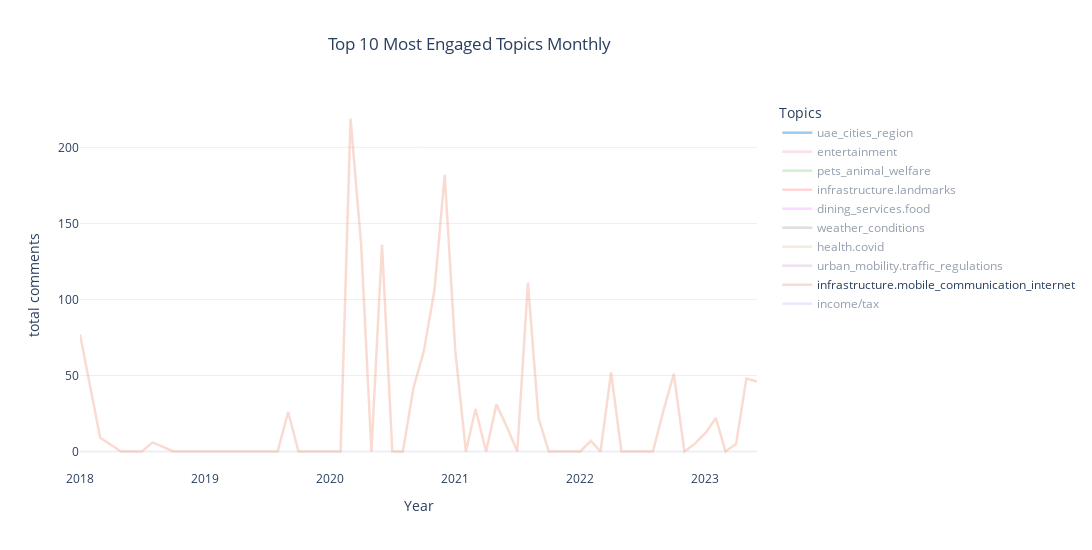

The notebook cell saved with this chart:
### Code cell
#data to plot
top_comments_data = df[df['human_labels'].isin(top_comments.index)]

comments = top_comments_data.groupby(['month_year','human_labels'])['Total Comments'].sum().unstack().fillna(0)


# Set alpha for each topic based on its volume
max_alpha = 1.0
min_alpha = 0.3
total_vol = comments.sum()
line_alpha = (total_vol/ total_vol.max() *(max_alpha - min_alpha)) + min_alpha

colors = px.colors.qualitative.Dark24

# Convert hex colors to RGB
rgb_colors = [mcolors.hex2color(color) for color in colors]

# Create the figure
fig = go.Figure()

#sort topics by volume
sorted_topics = total_vol.sort_values(ascending = False).index

# Plot line graphs with varying transparency based on volume
for idx, topic in enumerate(sorted_topics):
    r, g, b = rgb_colors[idx]
    rgba_color = f'rgba({int(r*255)},{int(g*255)},{int(b*255)},{line_alpha[topic]})'
    fig.add_trace(go.Scatter(x=comments.index.astype(str), 
                             y=comments[topic], 
                             mode='lines', 
                             name=topic, opacity = np.arange(0.6,1,.04)[::-1][idx],
                             line=dict(color=rgba_color, width=2.5)
                            ))

# Update the figure layout
fig.update_layout(
    title={"text": "Top 10 Most Engaged Topics Monthly", "x": 0.3},
    xaxis_title="Year",
    yaxis_title="total comments",
    legend=dict(title="Topics", x=1.03),
    xaxis_showgrid=False,
    xaxis=dict(zeroline=False),
    width=1200,
    height=550,
    autosize=False
)

# Display the figure
fig.show()

### Figure 1 — Plotly figure (JSON) as saved in the notebook; plotly's stock layout.template omitted (floating-point values rounded to 4 significant figures)
{"data": [{"line": {"color": "rgba(46,145,229,1.0)", "width": 2.5}, "mode": "lines", "name": "uae_cities_region", "opacity": 0.96, "type": "scatter", "visible": "legendonly", "x": ["2018-01", "2018-03", "2018-05", "2018-06", "2018-07", "2018-08", "2018-10", "2018-11", "2018-12", "2019-01", "2019-02", "2019-03", "2019-04", "2019-05", "2019-06", "2019-07", "2019-08", "2019-09", "2019-10", "2019-11", "2019-12", "2020-01", "2020-02", "2020-03", "2020-04", "2020-05", "2020-06", "2020-07", "2020-08", "2020-09", "2020-10", "2020-11", "2020-12", "2021-01", "2021-02", "2021-03", "2021-04", "2021-05", "2021-06", "2021-07", "2021-08", "2021-09", "2021-10", "2021-11", "2021-12", "2022-01", "2022-02", "2022-03", "2022-04", "2022-05", "2022-06", "2022-07", "2022-08", "2022-09", "2022-10", "2022-11", "2022-12", "2023-01", "2023-02", "2023-03", "2023-04", "2023-05", "2023-06"], "y": [93, 0, 0, 2, 109, 16, 0, 19, 1, 14, 19, 6, 28, 20, 62, 77, 43, 0, 91, 119, 97, 156, 51, 218, 148, 408, 752, 392, 573, 9, 238, 159, 445, 473, 653, 227, 154, 435, 398, 296, 231, 479, 76, 191, 43, 770, 299, 167, 113, 408, 118, 214, 206, 1294, 614, 314, 578, 312, 223, 249, 914, 1114, 675]}, {"line": {"color": "rgba(225,95,153,0.43618020839607297)", "width": 2.5}, "mode": "lines", "name": "entertainment", "opacity": 0.92, "type": "scatter", "visible": "legendonly", "x": ["2018-01", "2018-03", "2018-05", "2018-06", "2018-07", "2018-08", "2018-10", "2018-11", "2018-12", "2019-01", "2019-02", "2019-03", "2019-04", "2019-05", "2019-06", "2019-07", "2019-08", "2019-09", "2019-10", "2019-11", "2019-12", "2020-01", "2020-02", "2020-03", "2020-04", "2020-05", "2020-06", "2020-07", "2020-08", "2020-09", "2020-10", "2020-11", "2020-12", "2021-01", "2021-02", "2021-03", "2021-04", "2021-05", "2021-06", "2021-07", "2021-08", "2021-09", "2021-10", "2021-11", "2021-12", "2022-01", "2022-02", "2022-03", "2022-04", "2022-05", "2022-06", "2022-07", "2022-08", "2022-09", "2022-10", "2022-11", "2022-12", "2023-01", "2023-02", "2023-03", "2023-04", "2023-05", "2023-06"], "y": [0, 0, 0, 0, 0, 0, 0, 0, 0, 0, 0, 0, 39, 0, 7, 0, 0, 0, 0, 19, 0, 17, 0, 0, 35, 25, 52, 0, 31, 0, 0, 0, 0, 0, 21, 86, 97, 0, 48, 0, 0, 9, 0, 0, 312, 0, 0, 0, 97, 6, 491, 0, 147, 0, 139, 82, 156, 0, 15, 35, 0, 1, 1263]}, {"line": {"color": "rgba(28,167,28,0.42703125941094977)", "width": 2.5}, "mode": "lines", "name": "pets_animal_welfare", "opacity": 0.88, "type": "scatter", "visible": "legendonly", "x": ["2018-01", "2018-03", "2018-05", "2018-06", "2018-07", "2018-08", "2018-10", "2018-11", "2018-12", "2019-01", "2019-02", "2019-03", "2019-04", "2019-05", "2019-06", "2019-07", "2019-08", "2019-09", "2019-10", "2019-11", "2019-12", "2020-01", "2020-02", "2020-03", "2020-04", "2020-05", "2020-06", "2020-07", "2020-08", "2020-09", "2020-10", "2020-11", "2020-12", "2021-01", "2021-02", "2021-03", "2021-04", "2021-05", "2021-06", "2021-07", "2021-08", "2021-09", "2021-10", "2021-11", "2021-12", "2022-01", "2022-02", "2022-03", "2022-04", "2022-05", "2022-06", "2022-07", "2022-08", "2022-09", "2022-10", "2022-11", "2022-12", "2023-01", "2023-02", "2023-03", "2023-04", "2023-05", "2023-06"], "y": [0, 0, 0, 0, 0, 0, 0, 0, 0, 0, 0, 0, 0, 0, 0, 42, 0, 0, 0, 0, 0, 88, 0, 0, 102, 13, 263, 91, 0, 148, 44, 53, 10, 69, 29, 320, 68, 154, 82, 9, 147, 0, 17, 196, 0, 94, 11, 77, 173, 88, 0, 151, 0, 149, 40, 7, 10, 8, 27, 0, 8, 59, 166]}, {"line": {"color": "rgba(251,13,13,0.41147383003071736)", "width": 2.5}, "mode": "lines", "name": "infrastructure.landmarks", "opacity": 0.84, "type": "scatter", "visible": "legendonly", "x": ["2018-01", "2018-03", "2018-05", "2018-06", "2018-07", "2018-08", "2018-10", "2018-11", "2018-12", "2019-01", "2019-02", "2019-03", "2019-04", "2019-05", "2019-06", "2019-07", "2019-08", "2019-09", "2019-10", "2019-11", "2019-12", "2020-01", "2020-02", "2020-03", "2020-04", "2020-05", "2020-06", "2020-07", "2020-08", "2020-09", "2020-10", "2020-11", "2020-12", "2021-01", "2021-02", "2021-03", "2021-04", "2021-05", "2021-06", "2021-07", "2021-08", "2021-09", "2021-10", "2021-11", "2021-12", "2022-01", "2022-02", "2022-03", "2022-04", "2022-05", "2022-06", "2022-07", "2022-08", "2022-09", "2022-10", "2022-11", "2022-12", "2023-01", "2023-02", "2023-03", "2023-04", "2023-05", "2023-06"], "y": [0, 0, 0, 0, 0, 0, 0, 0, 80, 29, 0, 0, 0, 18, 0, 17, 15, 7, 18, 66, 38, 15, 0, 0, 0, 184, 17, 44, 15, 164, 25, 30, 37, 115, 0, 6, 2, 46, 7, 81, 28, 236, 191, 4, 38, 5, 0, 548, 66, 22, 23, 39, 1, 55, 2, 5, 50, 9, 31, 22, 35, 91, 67]}, {"line": {"color": "rgba(218,22,255,0.40928145515870623)", "width": 2.5}, "mode": "lines", "name": "dining_services.food", "opacity": 0.8, "type": "scatter", "visible": "legendonly", "x": ["2018-01", "2018-03", "2018-05", "2018-06", "2018-07", "2018-08", "2018-10", "2018-11", "2018-12", "2019-01", "2019-02", "2019-03", "2019-04", "2019-05", "2019-06", "2019-07", "2019-08", "2019-09", "2019-10", "2019-11", "2019-12", "2020-01", "2020-02", "2020-03", "2020-04", "2020-05", "2020-06", "2020-07", "2020-08", "2020-09", "2020-10", "2020-11", "2020-12", "2021-01", "2021-02", "2021-03", "2021-04", "2021-05", "2021-06", "2021-07", "2021-08", "2021-09", "2021-10", "2021-11", "2021-12", "2022-01", "2022-02", "2022-03", "2022-04", "2022-05", "2022-06", "2022-07", "2022-08", "2022-09", "2022-10", "2022-11", "2022-12", "2023-01", "2023-02", "2023-03", "2023-04", "2023-05", "2023-06"], "y": [0, 0, 0, 0, 0, 0, 0, 0, 0, 0, 0, 0, 0, 0, 0, 0, 0, 0, 0, 17, 0, 0, 0, 71, 0, 119, 1, 31, 10, 152, 88, 0, 168, 2, 27, 130, 54, 2, 2, 0, 0, 0, 18, 0, 19, 12, 0, 7, 0, 0, 0, 19, 423, 0, 15, 50, 0, 21, 0, 23, 519, 139, 453]}, {"line": {"color": "rgba(34,42,42,0.4045594169728362)", "width": 2.5}, "mode": "lines", "name": "weather_conditions", "opacity": 0.76, "type": "scatter", "visible": "legendonly", "x": ["2018-01", "2018-03", "2018-05", "2018-06", "2018-07", "2018-08", "2018-10", "2018-11", "2018-12", "2019-01", "2019-02", "2019-03", "2019-04", "2019-05", "2019-06", "2019-07", "2019-08", "2019-09", "2019-10", "2019-11", "2019-12", "2020-01", "2020-02", "2020-03", "2020-04", "2020-05", "2020-06", "2020-07", "2020-08", "2020-09", "2020-10", "2020-11", "2020-12", "2021-01", "2021-02", "2021-03", "2021-04", "2021-05", "2021-06", "2021-07", "2021-08", "2021-09", "2021-10", "2021-11", "2021-12", "2022-01", "2022-02", "2022-03", "2022-04", "2022-05", "2022-06", "2022-07", "2022-08", "2022-09", "2022-10", "2022-11", "2022-12", "2023-01", "2023-02", "2023-03", "2023-04", "2023-05", "2023-06"], "y": [20, 0, 0, 7, 42, 0, 4, 19, 0, 0, 0, 17, 0, 18, 11, 17, 0, 92, 0, 20, 19, 56, 0, 0, 14, 3, 64, 66, 142, 0, 0, 0, 53, 228, 9, 0, 49, 0, 0, 248, 10, 15, 11, 63, 84, 12, 0, 0, 40, 2, 227, 88, 104, 104, 2, 0, 17, 19, 0, 20, 333, 74, 37]}, {"line": {"color": "rgba(182,129,0,0.40236704210082513)", "width": 2.5}, "mode": "lines", "name": "health.covid", "opacity": 0.72, "type": "scatter", "visible": "legendonly", "x": ["2018-01", "2018-03", "2018-05", "2018-06", "2018-07", "2018-08", "2018-10", "2018-11", "2018-12", "2019-01", "2019-02", "2019-03", "2019-04", "2019-05", "2019-06", "2019-07", "2019-08", "2019-09", "2019-10", "2019-11", "2019-12", "2020-01", "2020-02", "2020-03", "2020-04", "2020-05", "2020-06", "2020-07", "2020-08", "2020-09", "2020-10", "2020-11", "2020-12", "2021-01", "2021-02", "2021-03", "2021-04", "2021-05", "2021-06", "2021-07", "2021-08", "2021-09", "2021-10", "2021-11", "2021-12", "2022-01", "2022-02", "2022-03", "2022-04", "2022-05", "2022-06", "2022-07", "2022-08", "2022-09", "2022-10", "2022-11", "2022-12", "2023-01", "2023-02", "2023-03", "2023-04", "2023-05", "2023-06"], "y": [0, 0, 0, 0, 0, 0, 0, 0, 0, 0, 0, 0, 0, 0, 0, 0, 0, 0, 0, 0, 0, 0, 48, 23, 255, 301, 79, 37, 26, 17, 22, 96, 429, 107, 65, 78, 4, 87, 399, 130, 13, 8, 39, 15, 22, 25, 26, 0, 4, 11, 3, 1, 0, 9, 9, 10, 2, 0, 0, 17, 1, 8, 2]}, {"line": {"color": "rgba(117,13,134,0.3676684936457267)", "width": 2.5}, "mode": "lines", "name": "urban_mobility.traffic_regulations", "opacity": 0.68, "type": "scatter", "visible": "legendonly", "x": ["2018-01", "2018-03", "2018-05", "2018-06", "2018-07", "2018-08", "2018-10", "2018-11", "2018-12", "2019-01", "2019-02", "2019-03", "2019-04", "2019-05", "2019-06", "2019-07", "2019-08", "2019-09", "2019-10", "2019-11", "2019-12", "2020-01", "2020-02", "2020-03", "2020-04", "2020-05", "2020-06", "2020-07", "2020-08", "2020-09", "2020-10", "2020-11", "2020-12", "2021-01", "2021-02", "2021-03", "2021-04", "2021-05", "2021-06", "2021-07", "2021-08", "2021-09", "2021-10", "2021-11", "2021-12", "2022-01", "2022-02", "2022-03", "2022-04", "2022-05", "2022-06", "2022-07", "2022-08", "2022-09", "2022-10", "2022-11", "2022-12", "2023-01", "2023-02", "2023-03", "2023-04", "2023-05", "2023-06"], "y": [0, 0, 44, 0, 21, 0, 0, 0, 0, 0, 0, 0, 0, 0, 0, 0, 42, 0, 0, 0, 0, 0, 0, 59, 0, 93, 0, 28, 0, 0, 0, 0, 0, 0, 0, 0, 48, 0, 53, 0, 0, 0, 31, 0, 0, 0, 0, 0, 36, 34, 0, 0, 6, 0, 0, 0, 7, 392, 324, 0, 88, 109, 190]}, {"line": {"color": "rgba(235,102,59,0.3655182798289466)", "width": 2.5}, "mode": "lines", "name": "infrastructure.mobile_communication_internet", "opacity": 0.64, "type": "scatter", "visible": true, "x": ["2018-01", "2018-03", "2018-05", "2018-06", "2018-07", "2018-08", "2018-10", "2018-11", "2018-12", "2019-01", "2019-02", "2019-03", "2019-04", "2019-05", "2019-06", "2019-07", "2019-08", "2019-09", "2019-10", "2019-11", "2019-12", "2020-01", "2020-02", "2020-03", "2020-04", "2020-05", "2020-06", "2020-07", "2020-08", "2020-09", "2020-10", "2020-11", "2020-12", "2021-01", "2021-02", "2021-03", "2021-04", "2021-05", "2021-06", "2021-07", "2021-08", "2021-09", "2021-10", "2021-11", "2021-12", "2022-01", "2022-02", "2022-03", "2022-04", "2022-05", "2022-06", "2022-07", "2022-08", "2022-09", "2022-10", "2022-11", "2022-12", "2023-01", "2023-02", "2023-03", "2023-04", "2023-05", "2023-06"], "y": [77, 9, 0, 0, 0, 6, 0, 0, 0, 0, 0, 0, 0, 0, 0, 0, 0, 26, 0, 0, 0, 0, 0, 219, 136, 0, 136, 0, 0, 42, 66, 106, 182, 66, 0, 28, 0, 31, 16, 0, 111, 22, 0, 0, 0, 0, 7, 0, 52, 0, 0, 0, 0, 27, 51, 0, 5, 12, 22, 0, 5, 48, 46]}, {"line": {"color": "rgba(81,28,251,0.3551044991868939)", "width": 2.5}, "mode": "lines", "name": "income/tax", "opacity": 0.6, "type": "scatter", "visible": "legendonly", "x": ["2018-01", "2018-03", "2018-05", "2018-06", "2018-07", "2018-08", "2018-10", "2018-11", "2018-12", "2019-01", "2019-02", "2019-03", "2019-04", "2019-05", "2019-06", "2019-07", "2019-08", "2019-09", "2019-10", "2019-11", "2019-12", "2020-01", "2020-02", "2020-03", "2020-04", "2020-05", "2020-06", "2020-07", "2020-08", "2020-09", "2020-10", "2020-11", "2020-12", "2021-01", "2021-02", "2021-03", "2021-04", "2021-05", "2021-06", "2021-07", "2021-08", "2021-09", "2021-10", "2021-11", "2021-12", "2022-01", "2022-02", "2022-03", "2022-04", "2022-05", "2022-06", "2022-07", "2022-08", "2022-09", "2022-10", "2022-11", "2022-12", "2023-01", "2023-02", "2023-03", "2023-04", "2023-05", "2023-06"], "y": [23, 0, 0, 0, 0, 0, 0, 0, 0, 0, 0, 0, 0, 0, 0, 0, 0, 0, 0, 0, 0, 0, 20, 14, 0, 4, 232, 12, 2, 8, 0, 0, 0, 0, 0, 0, 0, 0, 0, 0, 0, 0, 0, 0, 0, 0, 0, 0, 0, 0, 181, 18, 286, 0, 13, 40, 0, 0, 85, 0, 29, 56, 284]}], "layout": {"autosize": false, "height": 550, "legend": {"title": {"text": "Topics"}, "x": 1.03, "y": 1}, "title": {"text": "Top 10 Most Engaged Topics Monthly", "x": 0.3}, "width": 1200, "xaxis": {"autorange": true, "range": ["2018-01-01", "2023-06-01"], "showgrid": false, "title": {"text": "Year"}, "type": "date", "zeroline": false}, "yaxis": {"autorange": true, "range": [-12.17, 231.2], "title": {"text": "total comments"}, "type": "linear"}}}
